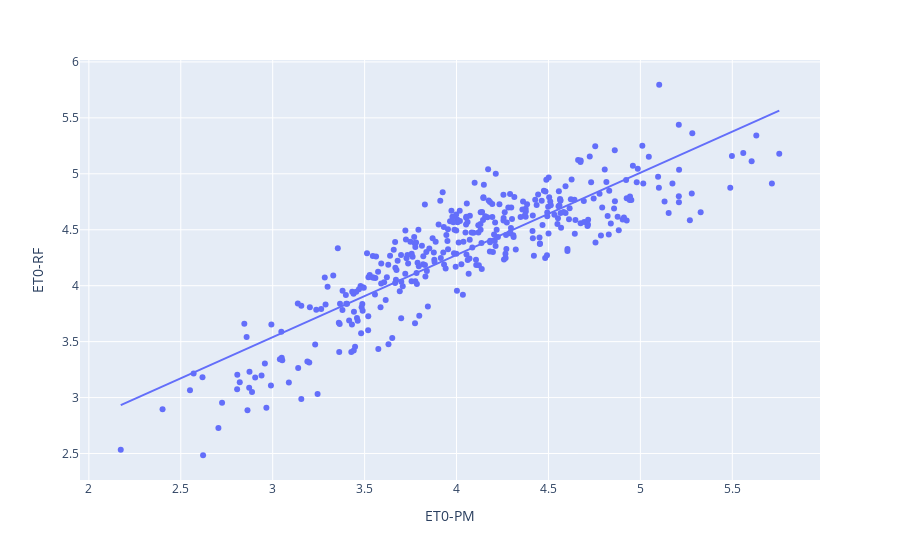

Notebook source saved alongside this figure:
### Code cell
# scatterplot of ET0-PM vs inferred ET0-RF 
fig = px.scatter(df_weather, x="ET0-PM", y="ET0-RF", trendline="ols")
fig.show()

### Figure 1 — Plotly figure (JSON) as saved in the notebook; plotly's stock layout.template omitted (floating-point values rounded to 4 significant figures; data arrays with more than 128 entries replaced by an {"elided": "..."} marker saying what was removed)
{"data": [{"hovertemplate": "ET0-PM=%{x}<br>ET0-RF=%{y}<extra></extra>", "legendgroup": "", "marker": {"color": "#636efa", "symbol": "circle"}, "mode": "markers", "name": "", "orientation": "v", "showlegend": false, "type": "scatter", "x": {"elided": "366 float values"}, "xaxis": "x", "y": {"elided": "366 float values"}, "yaxis": "y"}, {"hovertemplate": "<b>OLS trendline</b><br>ET0-RF = 0.734811 * ET0-PM + 1.3353<br>R<sup>2</sup>=0.762114<br><br>ET0-PM=%{x}<br>ET0-RF=%{y} <b>(trend)</b><extra></extra>", "legendgroup": "", "marker": {"color": "#636efa", "symbol": "circle"}, "mode": "lines", "name": "", "showlegend": false, "type": "scatter", "x": {"elided": "366 float values"}, "xaxis": "x", "y": {"elided": "366 float values"}, "yaxis": "y"}], "layout": {"legend": {"tracegroupgap": 0}, "margin": {"t": 60}, "xaxis": {"anchor": "y", "domain": [0, 1], "title": {"text": "ET0-PM"}}, "yaxis": {"anchor": "x", "domain": [0, 1], "title": {"text": "ET0-RF"}}}}
